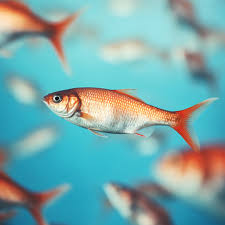
#> input picture COMPUTER VISION/Practice/contornos/prueba.jpeg, 225 x 225 px
$ python contorno.py
#> lines starting #> are read from the running program, lines starting #| are printed output that depends on the picture; after the words box and inside, x2 and y2 are one past the last pixel; in counts of white or black regions, pixels touching at a corner belong together
import cv2
import numpy as np

# Cargar la imagen
image = cv2.imread('prueba.jpeg')
#> image is the input picture: shape (225, 225, 3); mean B, G, R 171.3, 169.7, 119.4

# Convertir a escala de grises
gray = cv2.cvtColor(image, cv2.COLOR_BGR2GRAY)
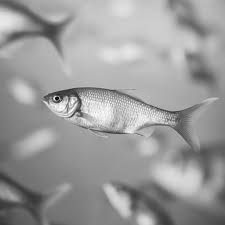
#> gray: shape (225, 225); min 0, max 254, mean 154.8

# Aplicar un umbral para obtener una imagen binaria
_, thresh = cv2.threshold(gray, 127, 255, cv2.THRESH_BINARY)
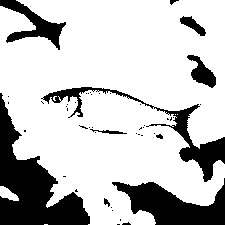
#> thresh: shape (225, 225); 76.8% white; 47 black regions (37 under 20 px)

# Encontrar contornos
contours, _ = cv2.findContours(thresh, cv2.RETR_EXTERNAL, cv2.CHAIN_APPROX_SIMPLE)
#> contours = 5 contours, 3 with area under 20; largest, box (x1, y1, x2, y2) and area: (0, 0, 225, 225) 39481, (0, 186, 19, 201) 142

# Dibujar contornos en la imagen original
cv2.drawContours(image, contours, -1, (0, 255, 0), 2)
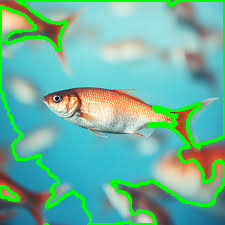
#> image: shape (225, 225, 3); 9.48% of pixels changed, all inside (x1, y1, x2, y2) = (0, 0, 225, 225)

# Mostrar la imagen con contornos
cv2.imshow('Contornos', image)
cv2.waitKey(0)
cv2.destroyAllWindows()
